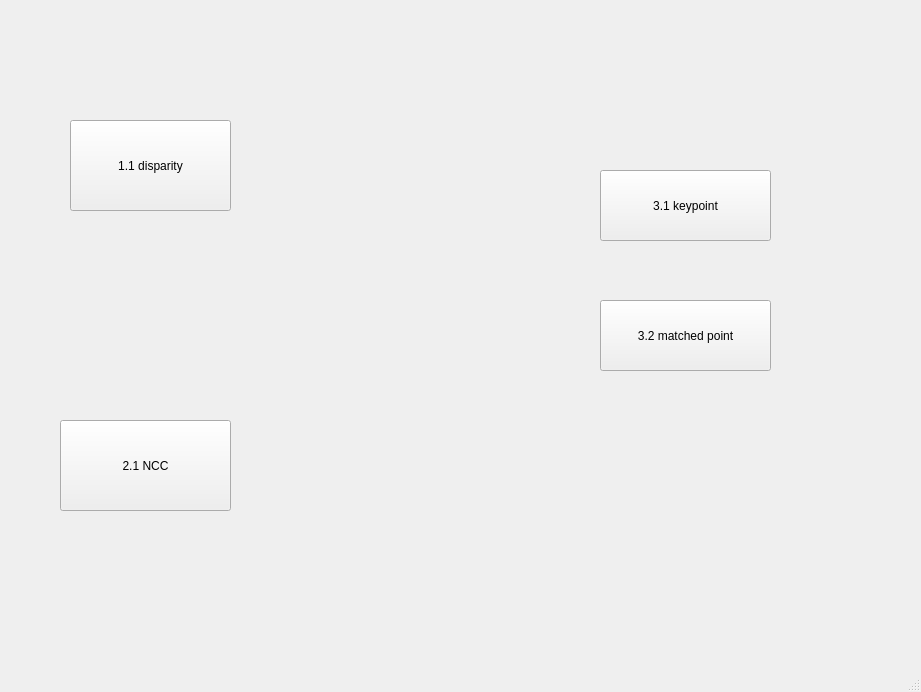
<?xml version="1.0" encoding="UTF-8"?>
<ui version="4.0">
 <class>MainWindow</class>
 <widget class="QMainWindow" name="MainWindow">
  <property name="geometry">
   <rect>
    <x>0</x>
    <y>0</y>
    <width>921</width>
    <height>692</height>
   </rect>
  </property>
  <property name="windowTitle">
   <string>MainWindow</string>
  </property>
  <widget class="QWidget" name="centralwidget">
   <widget class="QPushButton" name="pushButton">
    <property name="geometry">
     <rect>
      <x>70</x>
      <y>120</y>
      <width>161</width>
      <height>91</height>
     </rect>
    </property>
    <property name="text">
     <string>1.1 disparity</string>
    </property>
   </widget>
   <widget class="QPushButton" name="pushButton_2">
    <property name="geometry">
     <rect>
      <x>60</x>
      <y>420</y>
      <width>171</width>
      <height>91</height>
     </rect>
    </property>
    <property name="text">
     <string>2.1 NCC</string>
    </property>
   </widget>
   <widget class="QPushButton" name="pushButton_3">
    <property name="geometry">
     <rect>
      <x>600</x>
      <y>170</y>
      <width>171</width>
      <height>71</height>
     </rect>
    </property>
    <property name="text">
     <string>3.1 keypoint</string>
    </property>
   </widget>
   <widget class="QPushButton" name="pushButton_4">
    <property name="geometry">
     <rect>
      <x>600</x>
      <y>300</y>
      <width>171</width>
      <height>71</height>
     </rect>
    </property>
    <property name="text">
     <string>3.2 matched point</string>
    </property>
   </widget>
  </widget>
  <widget class="QMenuBar" name="menubar">
   <property name="geometry">
    <rect>
     <x>0</x>
     <y>0</y>
     <width>921</width>
     <height>25</height>
    </rect>
   </property>
  </widget>
  <widget class="QStatusBar" name="statusbar"/>
 </widget>
 <resources/>
 <connections/>
</ui>
